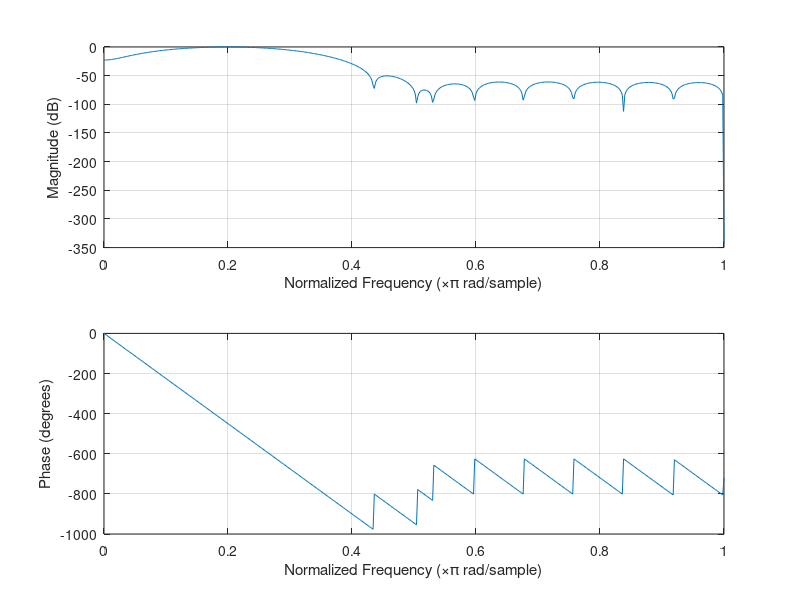
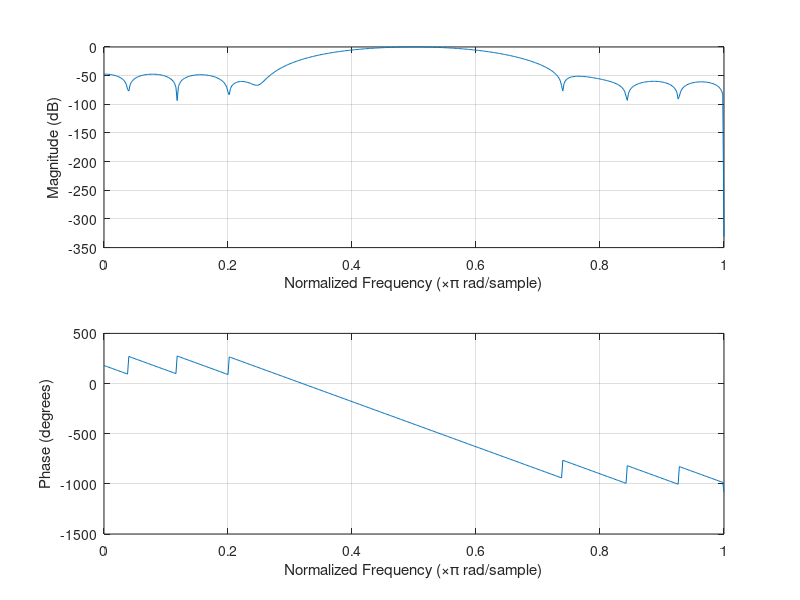
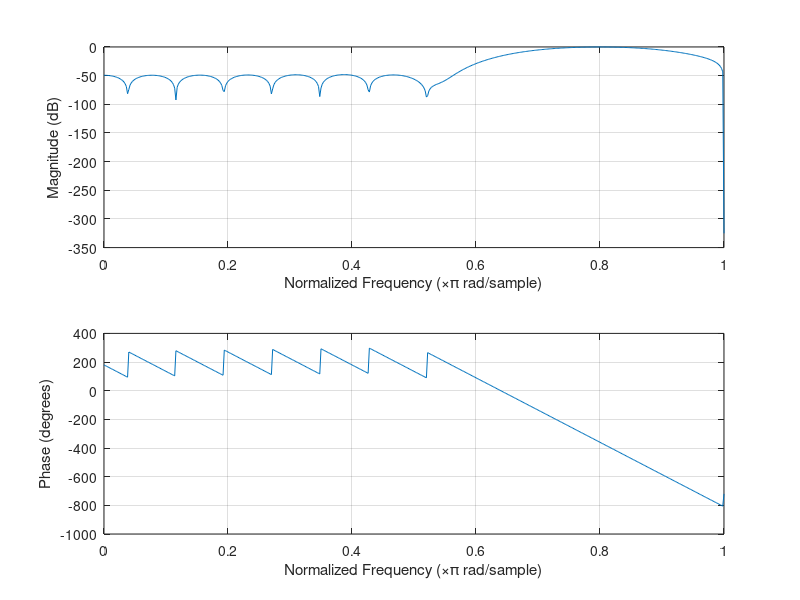
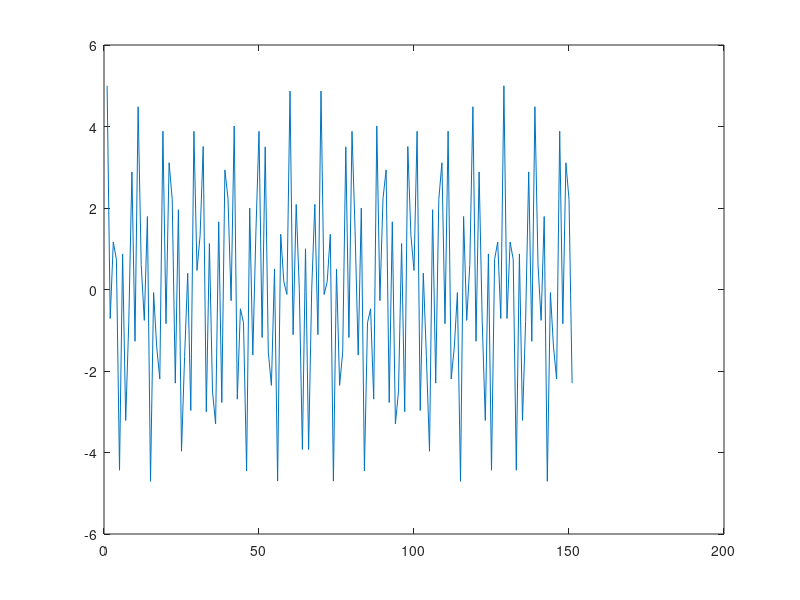

Reproduce these figures in MATLAB, in order.
figure
fir_filter1 = fir1(25, [0.1, 0.3]);
freqz(fir_filter1,1,500)

figure
fir_filter2 = fir1(25, [0.4, 0.6]);
freqz(fir_filter2,1,500)

figure
fir_filter3 = fir1(25, [0.7, 0.9]);
freqz(fir_filter3,1,500)

n = 0:150;

x = 2*cos(52*pi*n/256) + 3*cos(200*pi*n/256);
fft_x = fft(x);
figure
plot(x)
figure
plot(mag2db(abs(fft_x)))


output1 = filter(fir_filter1, 1, x);
output2 = filter(fir_filter2, 1, x);
output3 = filter(fir_filter3, 1, x);

fft_1 = fft(output1);
fft_2 = fft(output2);
fft_3 = fft(output3);

figure
plot(mag2db(abs(fft_1)))
figure
plot(mag2db(abs(fft_2)))
figure
plot(mag2db(abs(fft_3)))

figure
plot(output1)
figure
plot(output2)
figure
plot(output3)
